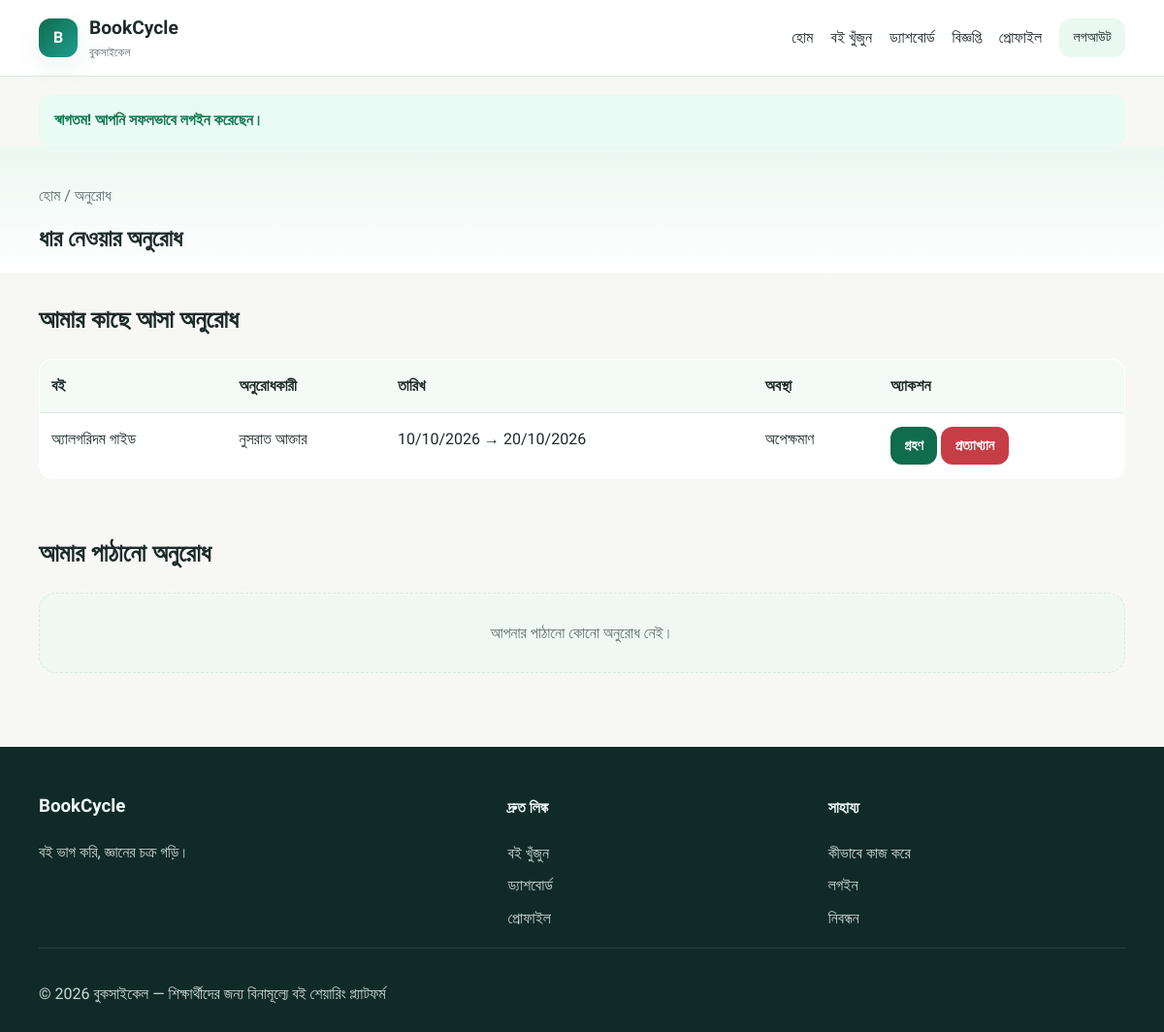
/borrow-requests.php (signed in), run on the app's committed database.
### tables this page shows
CREATE TABLE borrow_requests (
    id INT NOT NULL AUTO_INCREMENT,
    book_id INT NOT NULL,
    requester_id INT NOT NULL,
    owner_id INT NOT NULL,
    start_date DATE NOT NULL,
    due_date DATE NOT NULL,
    status ENUM('Pending','Approved','Rejected','Borrowed','Return Requested','Returned','Cancelled','Overdue') NOT NULL DEFAULT 'Pending',
    message TEXT DEFAULT NULL,
    created_at DATETIME NOT NULL DEFAULT CURRENT_TIMESTAMP,
    updated_at DATETIME NOT NULL DEFAULT CURRENT_TIMESTAMP ON UPDATE CURRENT_TIMESTAMP,
    PRIMARY KEY (id),
    KEY idx_borrow_book (book_id),
    KEY idx_borrow_requester (requester_id),
    KEY idx_borrow_owner (owner_id),
    KEY idx_borrow_status (status),
    CONSTRAINT fk_borrow_book FOREIGN KEY (book_id) REFERENCES books(id) ON DELETE CASCADE,
    CONSTRAINT fk_borrow_requester FOREIGN KEY (requester_id) REFERENCES users(id) ON DELETE CASCADE,
    CONSTRAINT fk_borrow_owner FOREIGN KEY (owner_id) REFERENCES users(id) ON DELETE CASCADE
);

CREATE TABLE books (
    id INT NOT NULL AUTO_INCREMENT,
    owner_id INT NOT NULL,
    title VARCHAR(200) NOT NULL,
    author VARCHAR(150) NOT NULL,
    isbn VARCHAR(32) DEFAULT NULL,
    category VARCHAR(100) NOT NULL,
    description TEXT DEFAULT NULL,
    condition_status ENUM('new','almost_new','good','usable') NOT NULL DEFAULT 'good',
    cover_image VARCHAR(255) DEFAULT NULL,
    university VARCHAR(150) DEFAULT NULL,
    pickup_instructions TEXT DEFAULT NULL,
    availability_status ENUM('available','reserved','borrowed','inactive') NOT NULL DEFAULT 'available',
    is_active TINYINT(1) NOT NULL DEFAULT 1,
    created_at DATETIME NOT NULL DEFAULT CURRENT_TIMESTAMP,
    updated_at DATETIME NOT NULL DEFAULT CURRENT_TIMESTAMP ON UPDATE CURRENT_TIMESTAMP,
    PRIMARY KEY (id),
    KEY idx_books_owner (owner_id),
    KEY idx_books_status (availability_status),
    KEY idx_books_active (is_active),
    CONSTRAINT fk_books_owner FOREIGN KEY (owner_id) REFERENCES users(id) ON DELETE CASCADE
);

CREATE TABLE users (
    id INT NOT NULL AUTO_INCREMENT,
    name VARCHAR(100) NOT NULL,
    email VARCHAR(150) NOT NULL,
    password_hash VARCHAR(255) NOT NULL,
    university VARCHAR(150) DEFAULT NULL,
    department VARCHAR(150) DEFAULT NULL,
    bio TEXT DEFAULT NULL,
    profile_image VARCHAR(255) DEFAULT NULL,
    contact_pref ENUM('email','phone','both','none') DEFAULT 'email',
    role ENUM('student','admin') NOT NULL DEFAULT 'student',
    is_active TINYINT(1) NOT NULL DEFAULT 1,
    failed_login_attempts INT NOT NULL DEFAULT 0,
    locked_until DATETIME DEFAULT NULL,
    last_login DATETIME DEFAULT NULL,
    created_at DATETIME NOT NULL DEFAULT CURRENT_TIMESTAMP,
    updated_at DATETIME NOT NULL DEFAULT CURRENT_TIMESTAMP ON UPDATE CURRENT_TIMESTAMP,
    PRIMARY KEY (id),
    UNIQUE KEY uq_users_email (email),
    KEY idx_users_role (role),
    KEY idx_users_active (is_active)
);

### includes/functions.php (called while the page is built, shortened)
<?php
function e(mixed $value): string
{
    return htmlspecialchars((string) $value, ENT_QUOTES, 'UTF-8');
}
function formatDate(string $date, string $fallback = 'নেই'): string
{
    $timestamp = strtotime($date);
    return date('d/m/Y', $timestamp);
}
function requestStatusLabel(string $status): string
{
    $labels = [
        'Pending' => 'অপেক্ষমাণ',
        'Approved' => 'অনুমোদিত',
        'Rejected' => 'প্রত্যাখ্যাত',
        'Borrowed' => 'ধার দেওয়া হয়েছে',
        'Return Requested' => 'ফেরতের অনুরোধ করা হয়েছে',
        'Returned' => 'ফেরত সম্পন্ন',
        'Cancelled' => 'বাতিল',
        'Overdue' => 'ফেরত দিতে দেরি হয়েছে',
    ];
    return $labels[$status] ?? $status;
}

### borrow-requests.php (the view, shortened to what this page needs)
<?php
$pdo = getDb();
$userId = (int) $_SESSION['user_id'];
$incoming = $pdo->prepare('SELECT br.*, b.title, u.name AS requester_name FROM borrow_requests br LEFT JOIN books b ON b.id = br.book_id LEFT JOIN users u ON u.id = br.requester_id WHERE br.owner_id = :owner_id ORDER BY br.created_at DESC');
$incoming->execute([':owner_id' => $userId]);
$incoming = $incoming->fetchAll();
$outgoing = $pdo->prepare('SELECT br.*, b.title, u.name AS owner_name FROM borrow_requests br LEFT JOIN books b ON b.id = br.book_id LEFT JOIN users u ON u.id = br.owner_id WHERE br.requester_id = :requester_id ORDER BY br.created_at DESC');
$outgoing->execute([':requester_id' => $userId]);
$outgoing = $outgoing->fetchAll();
require_once __DIR__ . '/includes/header.php';
?>
<main>
    <section class="page-head">
        <div class="container">
            <div class="breadcrumbs">হোম / অনুরোধ</div>
            <h1>ধার নেওয়ার অনুরোধ</h1>
        </div>
    </section>
    <section class="section">
        <div class="container">
            <div class="section-header">
                <h2>আমার কাছে আসা অনুরোধ</h2>
            </div>
            <?php if (empty($incoming)): ?>
                <div class="empty-state">এখনো কোনো অনুরোধ আসেনি।</div>
            <?php else: ?>
                <div class="table-wrap">
                    <table>
                        <thead>
                            <tr>
                                <th>বই</th>
                                <th>অনুরোধকারী</th>
                                <th>তারিখ</th>
                                <th>অবস্থা</th>
                                <th>অ্যাকশন</th>
                            </tr>
                        </thead>
                        <tbody>
                            <?php foreach ($incoming as $request): ?>
                                <tr>
                                    <td><?= e($request['title']) ?></td>
                                    <td><?= e($request['requester_name']) ?></td>
                                    <td><?= e(formatDate($request['start_date'])) ?> → <?= e(formatDate($request['due_date'])) ?></td>
                                    <td><?= e(requestStatusLabel((string) $request['status'])) ?></td>
                                    <td>
                                        <?php if ($request['status'] === 'Pending'): ?>
                                            <form method="post" action="<?= e(APP_BASE_URL . 'actions/request-actions.php') ?>" style="display:inline;">
                                                <button type="submit" class="btn btn-primary btn-small">গ্রহণ</button>
                                            </form>
                                            <form method="post" action="<?= e(APP_BASE_URL . 'actions/request-actions.php') ?>" style="display:inline;">
                                                <button type="submit" class="btn btn-danger btn-small" data-confirm="এই অনুরোধ প্রত্যাখ্যান করবেন?">প্রত্যাখ্যান</button>
                                            </form>
                                        <?php else: ?>
                                            <span class="badge badge-blue"><?= e(requestStatusLabel((string) $request['status'])) ?></span>
                                        <?php endif; ?>
                                    </td>
                                </tr>
                            <?php endforeach; ?>
                        </tbody>
                    </table>
                </div>
            <?php endif; ?>
        </div>
    </section>
    <section class="section">
        <div class="container">
            <div class="section-header">
                <h2>আমার পাঠানো অনুরোধ</h2>
            </div>
            <?php if (empty($outgoing)): ?>
                <div class="empty-state">আপনার পাঠানো কোনো অনুরোধ নেই।</div>
            <?php endif; ?>
        </div>
    </section>
</main>
<?php require_once __DIR__ . '/includes/footer.php'; ?>

### assets/css/style.css (style rules this page uses)
:root { --primary: #0f6c4d; --primary-dark: #0a5139; --secondary: #1f9d8f; --soft-green: #eaf8f2; --bg: #f7f8f5; --surface: #ffffff; --text: #1d2b2a; --muted: #617271; --line: #dfe7e5; --shadow: 0 10px 30px rgba(15, 108, 77, 0.08); --danger: #c73d46; --warning: #d98714; --success: #118f63; }
* { box-sizing: border-box; }
html { scroll-behavior: smooth; }
body { margin: 0; background: var(--bg); color: var(--text); font-family: 'Hind Siliguri', sans-serif; line-height: 1.6; }
button, input, textarea, select { font: inherit; }
.container { width: min(1120px, calc(100% - 32px)); margin: 0 auto; }
.btn { display: inline-flex; align-items: center; justify-content: center; gap: 8px; border-radius: 12px; border: none; padding: 0.85rem 1.3rem; cursor: pointer; font-weight: 600; transition: 0.2s ease; }
.btn-primary { background: var(--primary); color: white; }
.btn-danger { background: var(--danger); color: white; }
.btn-small { padding: 0.5rem 0.9rem; font-size: 0.9rem; }
.section { padding: 28px 0; }
.section-header { display: flex; justify-content: space-between; align-items: center; gap: 16px; margin-bottom: 20px; }
.section-header h2 { margin: 0; font-size: clamp(1.6rem, 2vw, 2.2rem); }
.page-head { background: linear-gradient(180deg, rgba(234,248,242,0.9), rgba(255,255,255,0.95)); padding: 38px 0 16px; }
.page-head h1 { margin: 0; }
.breadcrumbs { color: var(--muted); margin-bottom: 12px; }
.table-wrap { overflow-x: auto; }
table { width: 100%; border-collapse: collapse; background: white; border: 1px solid var(--line); border-radius: 14px; overflow: hidden; }
th, td { border-bottom: 1px solid var(--line); padding: 14px 12px; text-align: left; vertical-align: top; }
th { background: #f4faf6; }
.empty-state { padding: 28px; text-align: center; border: 1px dashed var(--line); background: rgba(234,248,242,0.6); border-radius: 18px; color: var(--muted); }

### data on the page
borrow_requests: book.title "অ্যালগরিদম গাইড", requester.name "নুসরাত আক্তার", start_date "10/10/2026", due_date "20/10/2026", status "অপেক্ষমাণ"

### other printed values
$item['label'] "হোম"
$item['label'] "বই খুঁজুন"
$item['label'] "ড্যাশবোর্ড"
$item['label'] "বিজ্ঞপ্তি"
$item['label'] "প্রোফাইল"
$flash['message'] "স্বাগতম! আপনি সফলভাবে লগইন করেছেন।"
